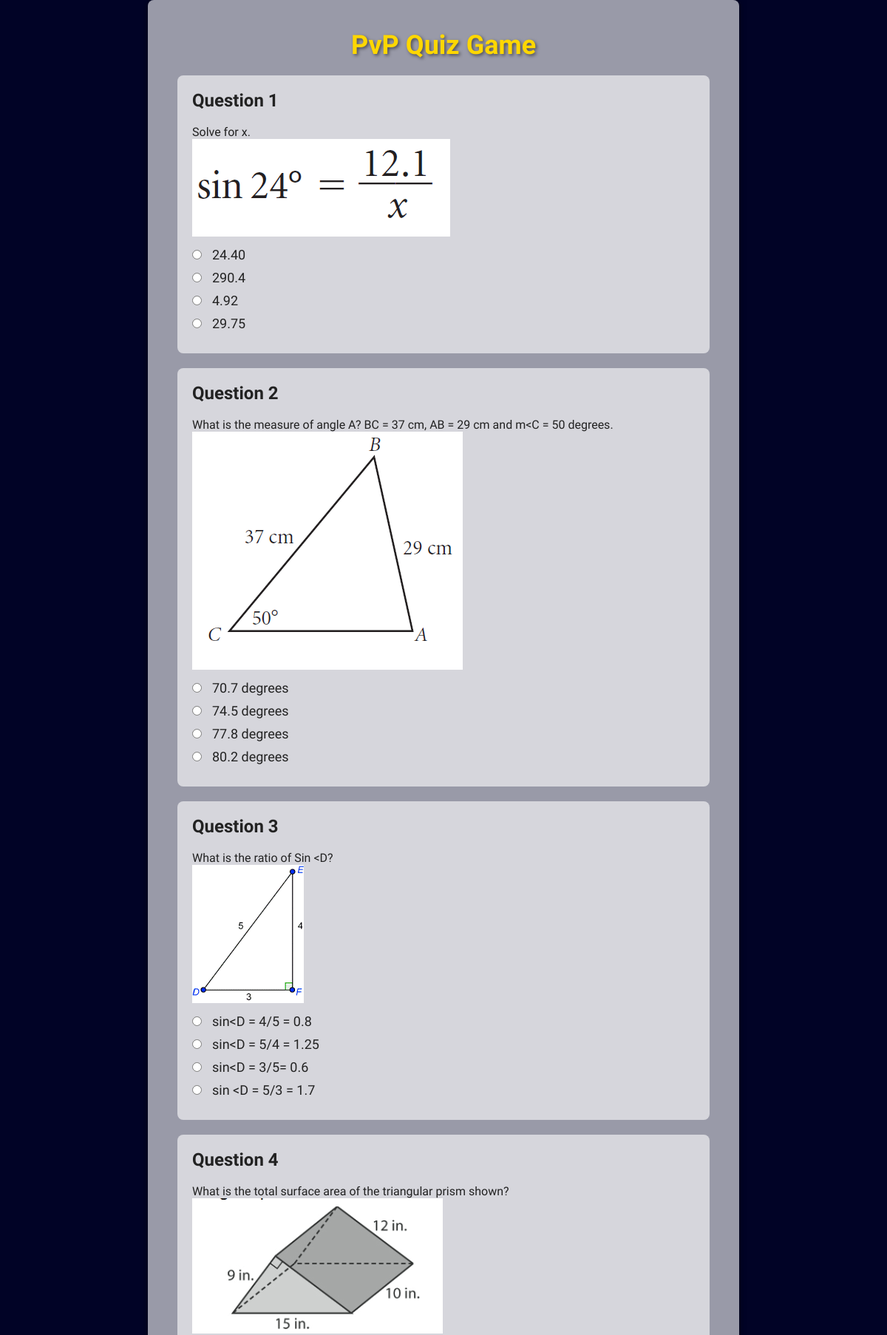
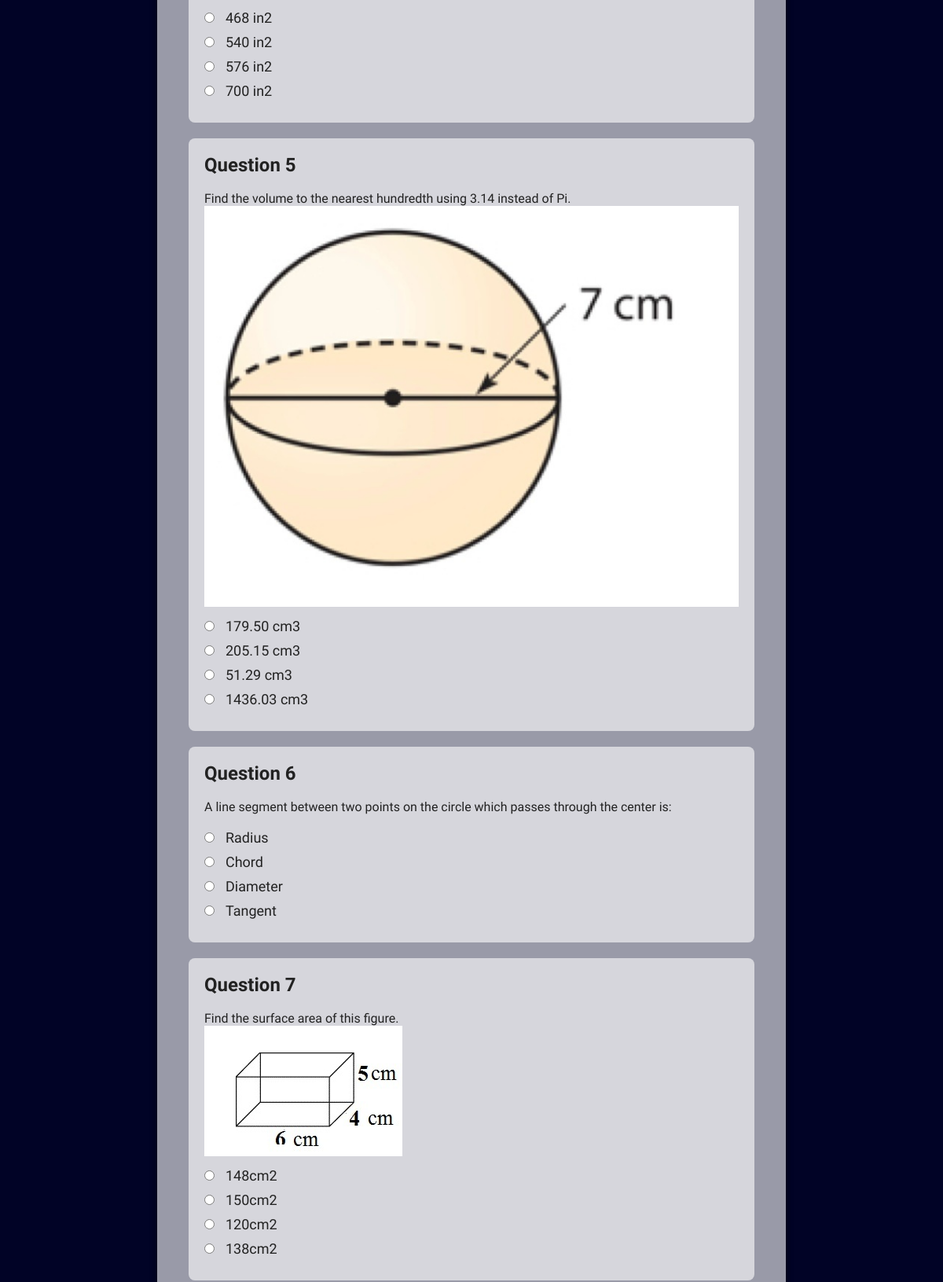
Page /pvpgame.php (signed in, upper part) on the committed database (2 pictures, top to bottom).
### tables this page shows
CREATE TABLE IF NOT EXISTS `media` (
  `media_id` int NOT NULL AUTO_INCREMENT,
  `media_type` enum('image','video','slides','') NOT NULL,
  `media_URL` varchar(255) NOT NULL,
  `material_id` int DEFAULT NULL,
  `discussion_id` int DEFAULT NULL,
  `comment_id` int DEFAULT NULL,
  `question_id` int DEFAULT NULL,
  `response_id` int DEFAULT NULL,
  `badge_id` int DEFAULT NULL,
  `faq_id` int DEFAULT NULL,
  PRIMARY KEY (`media_id`),
  KEY `media_ibfk_1` (`discussion_id`),
  KEY `comment_id` (`comment_id`),
  KEY `material_id` (`material_id`),
  KEY `question_id` (`question_id`),
  KEY `response_id` (`response_id`),
  KEY `badge_id` (`badge_id`),
  KEY `faq_id` (`faq_id`)
);

CREATE TABLE IF NOT EXISTS `question` (
  `question_id` int NOT NULL AUTO_INCREMENT,
  `question_text` text NOT NULL,
  `level_id` int NOT NULL,
  `question_type` varchar(255) NOT NULL,
  PRIMARY KEY (`question_id`),
  KEY `level_id` (`level_id`)
);

CREATE TABLE IF NOT EXISTS `options` (
  `option_id` int NOT NULL AUTO_INCREMENT,
  `option_text` text NOT NULL,
  `iscorrect` tinyint NOT NULL,
  `question_id` int NOT NULL,
  PRIMARY KEY (`option_id`),
  KEY `options_ibfk_1` (`question_id`)
);

### pvpgame.php (the view, shortened to what this page needs)
<?php
$servername = "localhost";
$username = "root";
$password = "";
$dbname = "gimkit";
$conn = new mysqli($servername, $username, $password, $dbname);
$questionsSql = "SELECT q.*, m.media_type, m.media_URL
                 FROM question q
                 LEFT JOIN media m ON q.question_id = m.question_id
                 WHERE q.question_type = 'mcq'
                 ORDER BY RAND()
                 LIMIT 10";
$questionsResult = $conn->query($questionsSql);
$questions = $questionsResult->fetch_all(MYSQLI_ASSOC);
?>
<!DOCTYPE html>
<html lang="en">
<head>
</head>
<body>
    <div class="container">
        <h1>PvP Quiz Game</h1>
        <form action="postpvp.php" method="post">
            <?php foreach ($questions as $index => $question): ?>
                <div class="question">
                    <h2>Question <?php echo $index + 1; ?></h2>
                    <br>
                    <p><?php echo htmlspecialchars($question['question_text']); ?></p>
                    <?php if (!empty($question['media_URL'])): ?>
                        <?php
                        $mediaPath = 'uploads/' . htmlspecialchars($question['media_URL']);
                        switch ($question['media_type']) {
                            case 'image':
                                echo "<img class='media' src='{$mediaPath}' alt='Question Image'>";
                                break;
                        }
                        ?>
                    <?php endif; ?>
                    <br>
                    <?php
                    $optionsSql = "SELECT * FROM options WHERE question_id = ?";
                    $optionsStmt = $conn->prepare($optionsSql);
                    $optionsStmt->bind_param("i", $question['question_id']);
                    $optionsStmt->execute();
                    $optionsResult = $optionsStmt->get_result();
                    $options = $optionsResult->fetch_all(MYSQLI_ASSOC);
                    ?>
                    <?php foreach ($options as $option): ?>
                        <div>
                            <input type="radio" id="q<?php echo $question['question_id']; ?>_<?php echo $option['option_id']; ?>"
                                   name="q<?php echo $question['question_id']; ?>"
                                   value="<?php echo $option['option_id']; ?>">
                            <label for="q<?php echo $question['question_id']; ?>_<?php echo $option['option_id']; ?>">
                                <?php echo htmlspecialchars($option['option_text']); ?>
                            </label>
                        </div>
                    <?php endforeach; ?>
                </div>
            <?php endforeach; ?>
        </form>
    </div>
</body>
</html>

### pvpgame.php (style rules this page uses)
* { margin: 0; padding: 0; box-sizing: border-box; font-family: 'Bagel Fat One', sans-serif; cursor: url('../images/icons8-cursor-100.png'), auto; }
body { display: flex; justify-content: center; align-items: center; min-height: 100vh; background: #010326; color: #222; }
.container { position: relative; z-index: 10; width: 80%; max-width: 800px; padding: 40px; background-color: rgba(255, 255, 255, 0.6); border-radius: 8px; box-shadow: 0 0 10px rgba(0, 0, 0, 0.5); }
h1 { font-size: 36px; margin-bottom: 20px; color: gold; text-shadow: 2px 2px 4px rgba(0, 0, 0, 0.5); text-align: center; }
.question { background-color: rgba(255, 255, 255, .6); padding: 20px; margin-bottom: 20px; border-radius: 8px; }
.media { max-width: 100%; height: auto; margin-bottom: 10px; }
input[type="radio"] { margin-right: 10px; }
label { font-size: 18px; margin-bottom: 10px; display: inline-block; }

### rows in the picture
media: question.question_text "Solve for x.", media_URL (picture)
options: option_text "24.40"
options: option_text "290.4"
options: option_text "4.92"
options: option_text "29.75"
media: question.question_text "What is the measure of angle A? BC = 37 cm, AB = 29 cm and m<C = 50 degrees.", media_URL (picture)
options: option_text "70.7 degrees"
options: option_text "74.5 degrees"
options: option_text "77.8 degrees"
options: option_text "80.2 degrees"
media: question.question_text "What is the ratio of Sin <D?", media_URL (picture)
options: option_text "sin<D = 4/5 = 0.8"
options: option_text "sin<D = 5/4 = 1.25"
options: option_text "sin<D = 3/5= 0.6"
options: option_text "sin <D = 5/3 = 1.7"
media: question.question_text "What is the total surface area of the triangular prism shown?", media_URL (picture)
options: option_text "468 in2"
options: option_text "540 in2"
options: option_text "576 in2"
options: option_text "700 in2"
media: question.question_text "Find the volume to the nearest hundredth using 3.14 instead of Pi.", media_URL (picture)
options: option_text "179.50 cm3"
options: option_text "205.15 cm3"
options: option_text "51.29 cm3"
options: option_text "1436.03 cm3"
question: question_text "A line segment between two points on the circle which passes through the center is:"
options: option_text "Radius"
options: option_text "Chord"
options: option_text "Diameter"
options: option_text "Tangent"
media: question.question_text "Find the surface area of this figure.", media_URL (picture)
options: option_text "148cm2"
options: option_text "150cm2"
options: option_text "120cm2"
options: option_text "138cm2"
